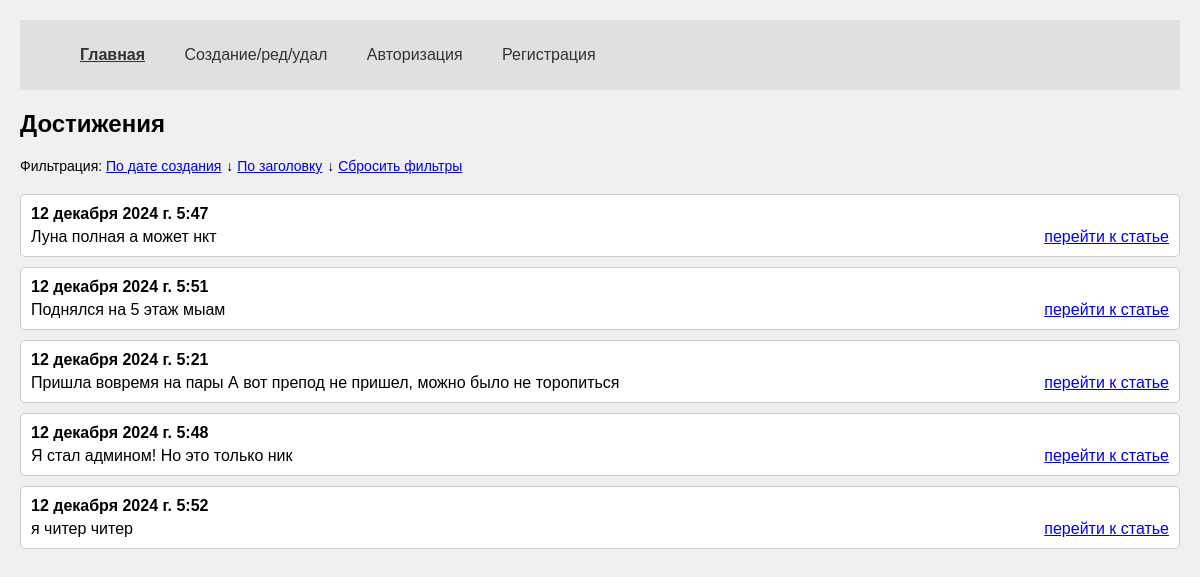
The page /?filter=title on the database its author committed.
### core/models.py (models this page shows, shortened)
class Advantage(models.Model):
    author = models.ForeignKey(User, on_delete = models.CASCADE, verbose_name='Владелец статьи', blank = True, null = True )
    create_date = models.DateTimeField(auto_now=True)
    name = models.CharField(max_length=200, verbose_name='Название')
    text = models.TextField(verbose_name='Текст')
    class Meta:
        verbose_name='Достижение'
        verbose_name_plural='Статьи'

### core/views.py (the view)
# urls.py: path('', views.HomeListView.as_view(), name='home'),
class HomeListView(ListView):
    model = Advantage
    template_name = 'index.html'
    context_object_name = 'list_articles'
    def get_queryset(self):
        queryset = super().get_queryset()
        filter_type = self.request.GET.get('filter')
        if filter_type == 'date':
            queryset = queryset.order_by('-create_date')  # Сортировка по дате создания
        elif filter_type == 'title':
            queryset = queryset.order_by('name')  # Сортировка по заголовку
        else:
            queryset = queryset.order_by('-create_date')  # По умолчанию сортировка по дате создания
        return queryset

### core/templates/index.html (shortened to what this page needs)
<!doctype html>
<html lang="ru">
<head>
</head>
<body>
    <div class="container">
        <div class="nav">
            <ul>
                <li class="nav-item">
                    {% url 'home' as url_home %}
                    <a class="nav-link {% if url_home == request.path %} active {% endif %}" href="{{url_home}}">Главная</a>
                </li>
                <li class="nav-item">
                    {% url 'edit_page' as url_edit_page %}
                    <a class="nav-link {% if url_edit_page == request.path %} active {% endif %}" href="{{url_edit_page}}">Создание/ред/удал</a>
                </li>
                {% if request.user.is_authenticated %}
                    <li class="nav-item">
                        <form method="POST" action="{% url 'logout' %}" style="display:inline;">
                            {% csrf_token %}
                            <button class="nav-link" type="submit">Выход</button>
                        </form>
                    </li>
                {% else %}
                    <li class="nav-item">
                        {% url 'login_page' as url_login_page %}
                        <a class="nav-link {% if url_login_page == request.path %} active {% endif %}" href="{{url_login_page}}">Авторизация</a>
                    </li>
                    <li class="nav-item">
                        {% url 'register_page' as url_register_page %}
                        <a class="nav-link {% if url_register_page == request.path %} active {% endif %}" href="{{url_register_page}}">Регистрация</a>
                    </li>
                {% endif %}
            </ul>
        </div>
        {% block content %}
        <h1>Достижения</h1>
        {% if request.path == '/' %}
        <div class="filter">
            <span>Фильтрация: </span>
            <a href="?filter=date">По дате создания</a><span class="sort">&#8595;</span>
            <a href="?filter=title">По заголовку</a><span class="sort">&#8595;</span>
            <a href="{% url 'home' %}">Сбросить фильтры</a>
        </div>
        {% endif %}
        {% for i in list_articles %}
        <div class="achievement">
            <b>{{i.create_date}}</b>
            <span>{{i.name}}</span>
            <span>{{i.text}}</span>
            <span style="float:right;"><a href="/detail/{{i.id}}">перейти к статье</a></span>
        </div>
        {% endfor %}
        {% endblock %}
    </div>
</body>
</html>

### core/templates/index.html (style rules this page uses)
body { font-family: Arial, sans-serif; background-color: #f0f0f0; margin: 0; padding: 20px; }
.nav { background-color: #e0e0e0; padding: 10px; margin-bottom: 20px; }
.nav-item { display: inline; margin-right: 15px; }
.nav-link { text-decoration: none; color: #333; padding: 5px 10px; }
.nav-link.active { font-weight: bold; text-decoration: underline; }
h1 { margin-top: 20px; font-size: 24px; }
.filter { margin: 20px 0; font-size: 14px; }
.achievement { background-color: #ffffff; border: 1px solid #ccc; padding: 10px; margin-bottom: 10px; border-radius: 5px; }
.achievement b { display: block; margin-bottom: 5px; }
.sort { cursor: pointer; margin-left: 5px; }

### rows shown on the page
Advantage: create_date "12 декабря 2024 г. 5:47", name "Луна полная", text "а может нкт"
Advantage: create_date "12 декабря 2024 г. 5:51", name "Поднялся на 5 этаж", text "мыам"
Advantage: create_date "12 декабря 2024 г. 5:21", name "Пришла вовремя на пары", text "А вот препод не пришел, можно было не торопиться"
Advantage: create_date "12 декабря 2024 г. 5:48", name "Я стал админом!", text "Но это только ник"
Advantage: create_date "12 декабря 2024 г. 5:52", name "я читер", text "читер"
